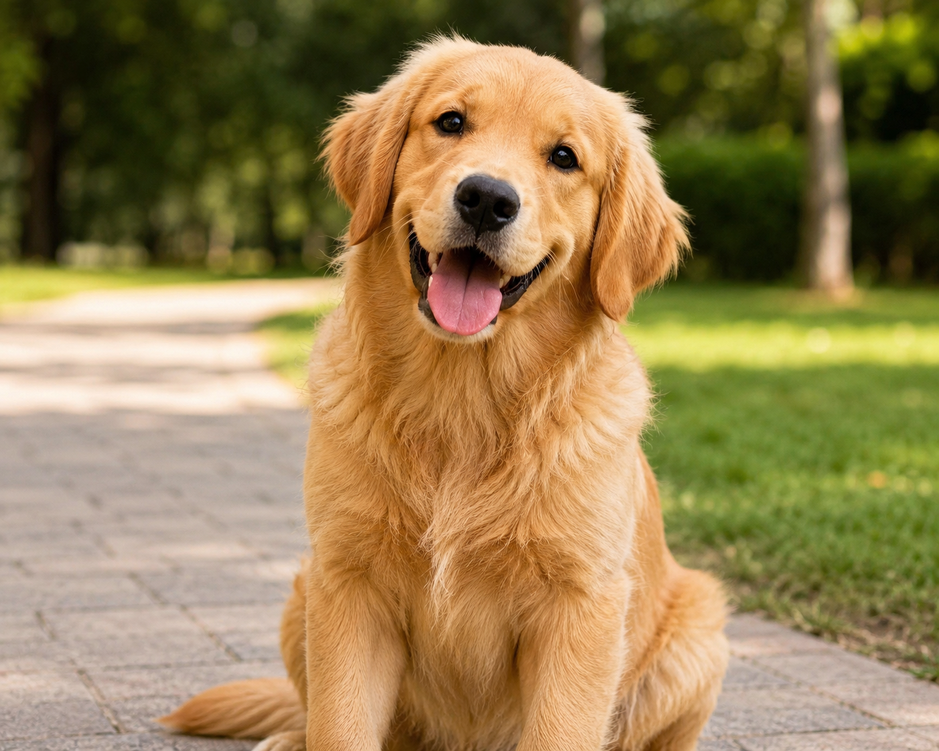
#> input picture source/_posts/2026/06/2026-06-02/sample.png, 939 x 751 px, shrunk from 1402 x 1122 before the run
$ python image_processing_demo.py
#> lines starting #> are read from the running program, lines starting #| are printed output that depends on the picture; after the words box and inside, x2 and y2 are one past the last pixel; in counts of white or black regions, pixels touching at a corner belong together
import cv2
import numpy as np
from PIL import Image
import matplotlib.pyplot as plt
import os

# 获取当前脚本所在目录，确保图片保存在同级目录下
SCRIPT_DIR = os.path.dirname(os.path.abspath(__file__))

def show_comparison(title, img_original, img_processed, save_filename):
    """
    生成 原图 vs 处理后的图 的双栏对比图，并保存到本地
    """
    # 如果是单通道掩膜图，转换为三通道以便与原图拼在一张画布上对比
    if len(img_processed.shape) == 2:
        img_processed = cv2.cvtColor(img_processed, cv2.COLOR_GRAY2BGR)

    # BGR -> RGB 转换
    img_orig_rgb = cv2.cvtColor(img_original, cv2.COLOR_BGR2RGB)
    img_proc_rgb = cv2.cvtColor(img_processed, cv2.COLOR_BGR2RGB)

    plt.figure(figsize=(10, 5))
    plt.suptitle(title, fontsize=16)

    # 左侧：原图
    plt.subplot(1, 2, 1)
    plt.imshow(img_orig_rgb)
    plt.title("Original")
    plt.axis("off")

    # 右侧：处理后的图
    plt.subplot(1, 2, 2)
    plt.imshow(img_proc_rgb)
    plt.title("Processed")
    plt.axis("off")

    plt.tight_layout()

    # 保存图片到脚本同级目录 (也就是博客的资源文件夹)
    save_path = os.path.join(SCRIPT_DIR, save_filename)
    plt.savefig(save_path, bbox_inches='tight', dpi=150)
    print(f"已保存对比图: {save_filename}")

    # plt.show() # 注释掉以防止阻塞自动化运行，读者下载后可自行取消注释
    plt.close()

def main():
    sample_path = os.path.join(SCRIPT_DIR, 'sample.png')
    if not os.path.exists(sample_path):
        print("未找到 sample.jpg，正在生成一张包含几何图形的测试图片...")
        test_img = np.zeros((300, 300, 3), dtype="uint8")
        # 绘制渐变背景
        for i in range(300):
            test_img[i, :, :] = (int(i*0.8), int(i*0.5), 150)
        # 画几个明显的几何图形，方便展示旋转和抠图效果
        cv2.circle(test_img, (150, 150), 80, (0, 255, 255), -1) # 黄色圆
        cv2.rectangle(test_img, (50, 50), (100, 100), (0, 0, 255), -1) # 红色矩形
        cv2.imwrite(sample_path, test_img)

    img_cv = cv2.imread(sample_path)
#> img_cv is the input picture: shape (751, 939, 3); mean B, G, R 82.6, 128, 149.5

    print("\n--- 4. 空间域数学操作复现 ---")

    # (1) 线性变换（亮度和对比度）与防溢出截断
    alpha = 1.5
    beta = 50
    adjusted_img = cv2.convertScaleAbs(img_cv, alpha=alpha, beta=beta)
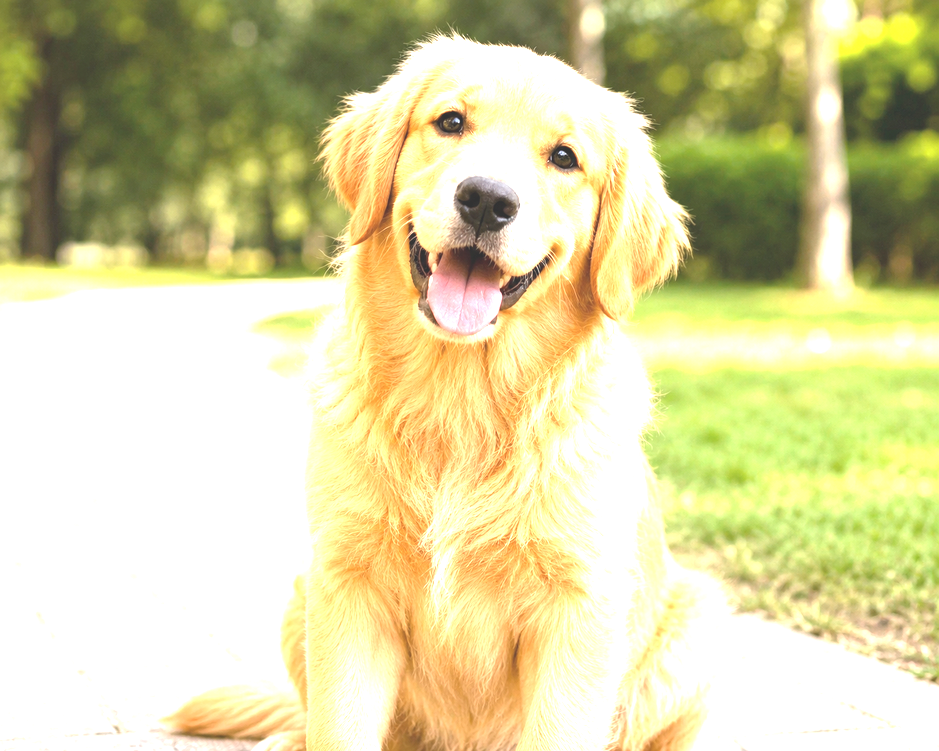
#> adjusted_img: shape (751, 939, 3); mean B, G, R 160.7, 211.7, 216.2
    show_comparison("Linear Transform (Alpha=1.5, Beta=50)", img_cv, adjusted_img, "demo_linear.png")
#> in show_comparison, `plt.savefig(save_path, bbox_inches='tight', dpi=150)`:
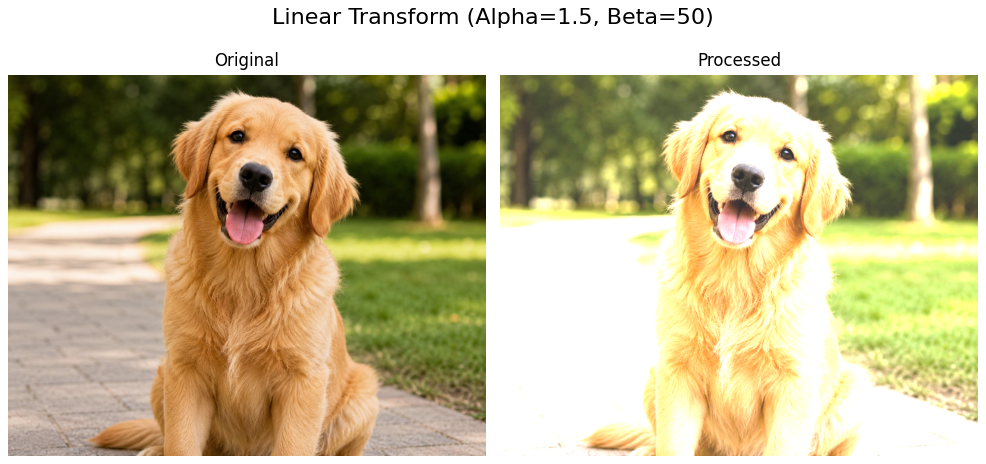
#> figure drawn by matplotlib, 2 panels

    # (2) Gamma 非线性校正
    gamma = 0.5
    invGamma = 1.0 / gamma
    table = np.array([((i / 255.0) ** invGamma) * 255 for i in np.arange(0, 256)]).astype("uint8")
    gamma_corrected = cv2.LUT(img_cv, table)
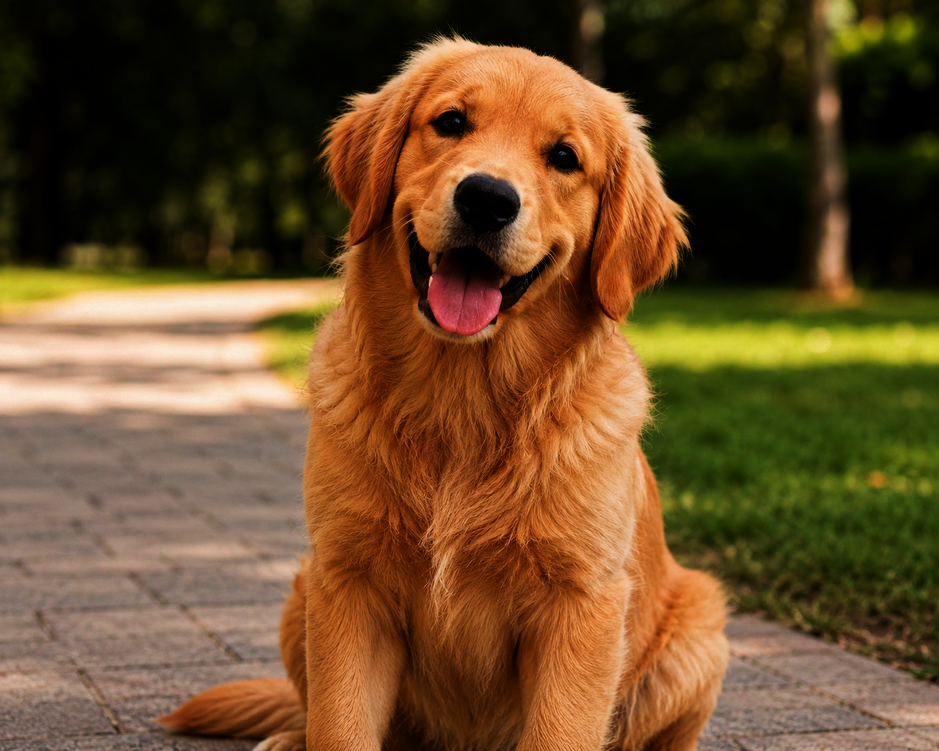
#> gamma_corrected: shape (751, 939, 3); mean B, G, R 42, 77.1, 107.3
    show_comparison("Gamma Correction (Gamma=0.5)", img_cv, gamma_corrected, "demo_gamma.png")
#> call 2 of show_comparison, with title = 'Gamma Correction (Gamma=0.5)', save_filename = 'demo_gamma.png'
#> in show_comparison (call 2), `plt.savefig(save_path, bbox_inches='tight', dpi=150)`:
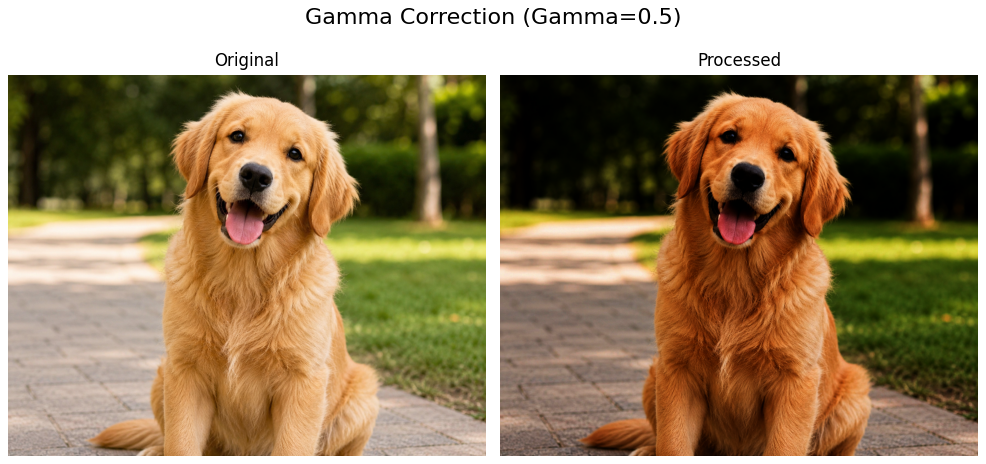
#> figure drawn by matplotlib, 2 panels

    # (3) 仿射变换（旋转与插值）
    (h, w) = img_cv.shape[:2]
#> h = 751; w = 939
    center = (w // 2, h // 2)
#> center = (469, 375)
    M = cv2.getRotationMatrix2D(center, 45, 1.0)
    rotated_img = cv2.warpAffine(img_cv, M, (w, h), flags=cv2.INTER_LINEAR)
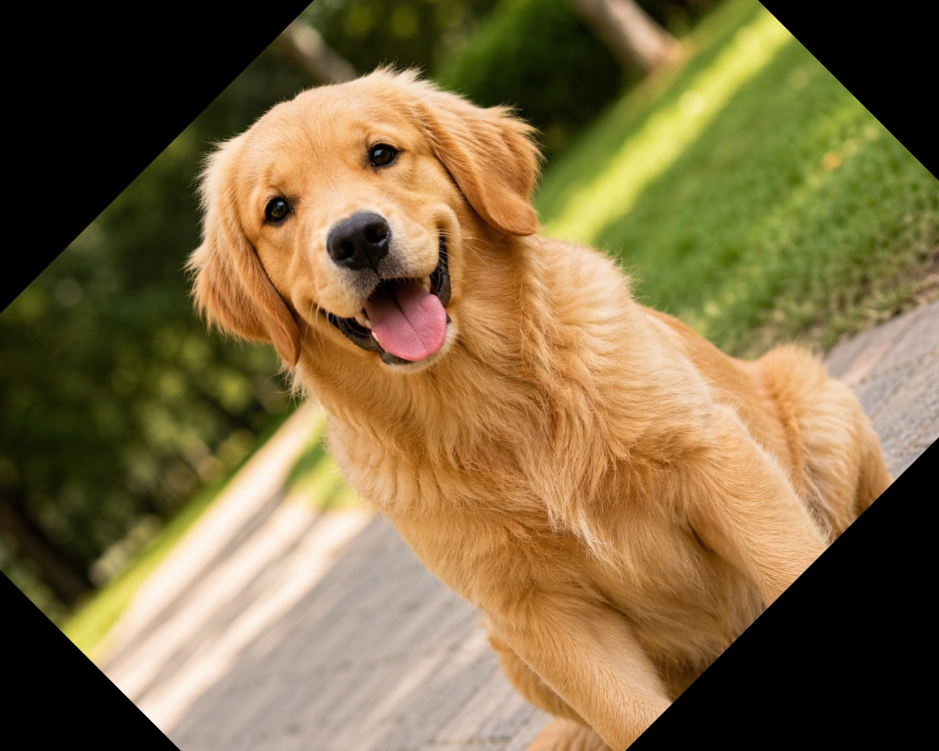
#> rotated_img: shape (751, 939, 3); mean B, G, R 67.2, 106.7, 126.5
    show_comparison("Affine Transform (Rotate 45 Deg)", img_cv, rotated_img, "demo_affine.png")

    # (4) 逻辑掩膜（Masking）提取 ROI
    mask = np.zeros(img_cv.shape[:2], dtype="uint8")
    cv2.circle(mask, center, min(w, h) // 4, 255, -1)
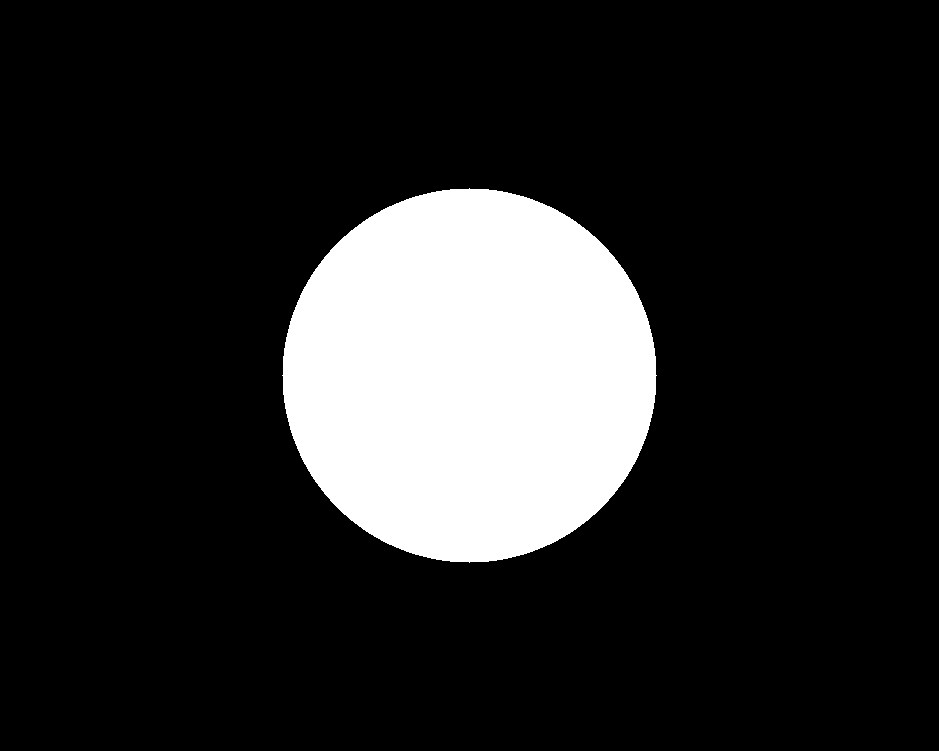
#> mask: shape (751, 939); 15.6% white; 1 white region, box (x1, y1, x2, y2) and area: (282, 188, 657, 563) 109845
    roi_img = cv2.bitwise_and(img_cv, img_cv, mask=mask)
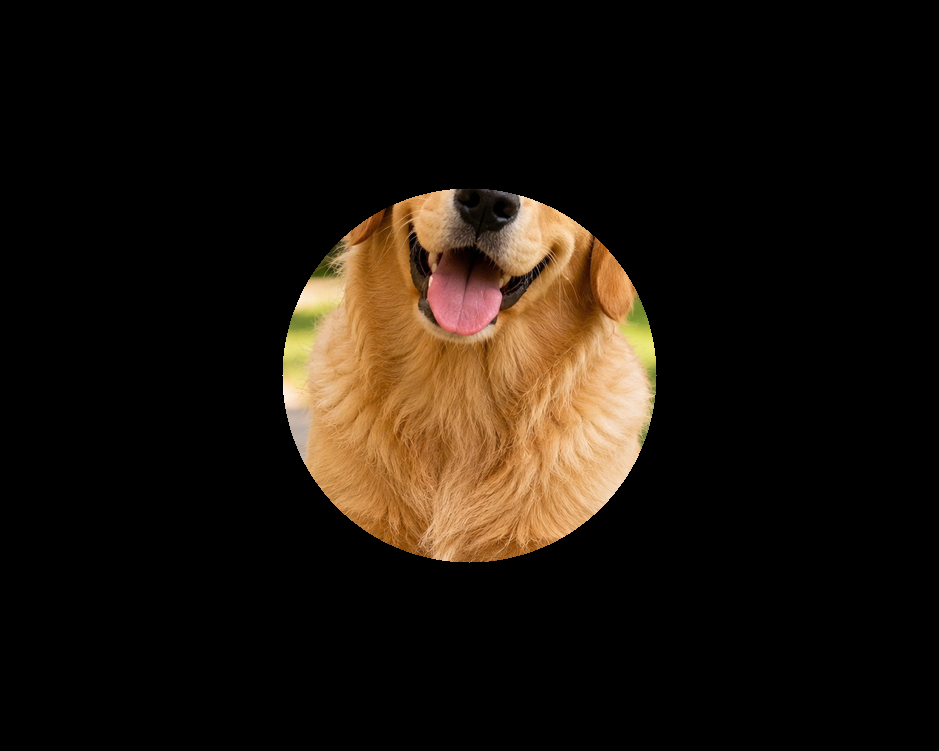
#> roi_img: shape (751, 939, 3); mean B, G, R 12.2, 20.4, 28.5
    show_comparison("Bitwise AND (ROI Extraction)", img_cv, roi_img, "demo_roi.png")

    print("\n所有图像操作及可视化图片保存完毕！")

if __name__ == "__main__":
    main()
